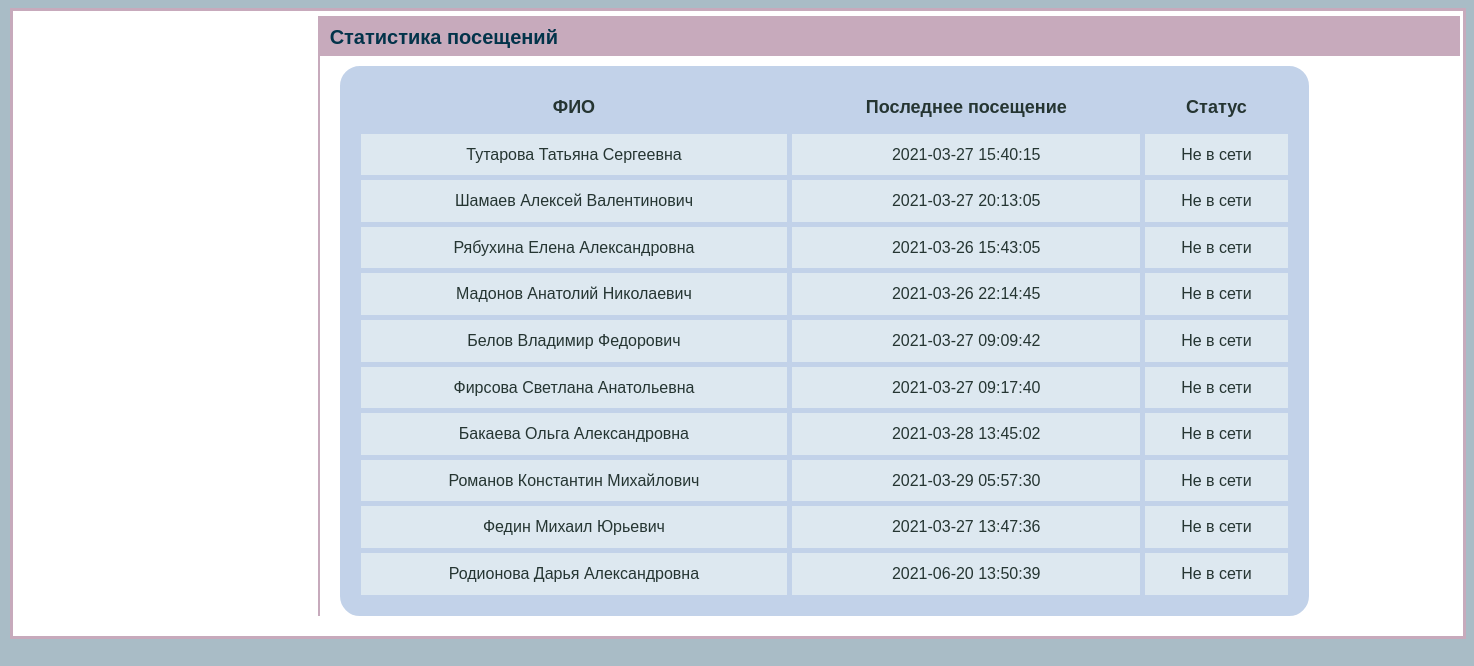
The app's page /static_online.php with its own data.
### tables this page shows
CREATE TABLE `online` (
  `id` int NOT NULL,
  `id_customer` int NOT NULL,
  `lastvisit` int NOT NULL,
  `online_users` int NOT NULL
);

CREATE TABLE `customers` (
  `customer_id` int NOT NULL,
  `login` varchar(80) NOT NULL,
  `password` varchar(80) NOT NULL,
  `status` int NOT NULL,
  `FIO` varchar(100) NOT NULL,
  `happyDate` date NOT NULL,
  `img` varchar(100) NOT NULL
);

### static_online.php (the view, shortened to what this page needs)
<?php
require 'online.php';
?>
    <!DOCTYPE html>
    <html lang="ru">
    <head>
        <link href="css/style.css" rel="stylesheet" type="text/css" />
    </head>
    <body>
    <div id="block-body_1">
        <div id="block-content">
            <div id="block-parameters">
                <p id="title-page" >Статистика посещений</p>
            </div>
            <table>
                <tr><th>ФИО</th><th>Последнее посещение</th><th>Статус</th></tr>
                <?php
                $result = mysqli_query($conn, "SELECT * FROM online");
                If (mysqli_num_rows($result) > 0) {
                    while($row = mysqli_fetch_assoc($result)) {
                        $data[] = $row;
                    }
                    for ($j = 0; $j < count($data); $j++){
                        $id_pol = $data[$j]["id_customer"];
                        $result_1 = mysqli_query($conn, "SELECT * FROM customers where customer_id = '$id_pol'");
                        If (mysqli_num_rows($result_1) > 0){
                            $row_1 = mysqli_fetch_array($result_1);
                        }
                        $time = date('Y-m-d H:i:s', $data[$j]["lastvisit"]);
                        $time_now_5 = (time() - (300));
                        if (($data[$j]["lastvisit"] > $time_now_5) || $data[$j]["online_users"] == 1){
                            if ($data[$j]["online_users"] == 1){
                                $stat = "Онлайн";
                            }
                        }
                        elseif ($data[$j]["lastvisit"] < $time_now_5){
                            if ($data[$j]["online_users"] == 0){
                                $stat = "Не в сети ";
                            }
                        }
                        echo '<tr><td>'.$row_1["FIO"].'</td><td>'.$time.'</td><td>'.$stat.'</td></tr>';
                    }
                }
                ?>
            </table>
        </div>
    </div>
    </body>
    </html>

### css/style.css (style rules this page uses)
body { width: 99%; height: auto; color: #000000; background-color: #a9bcc6; background-size: cover; font-family: "Segoe UI", sans-serif; line-height: 135%; }
#block-body_1 { width: 1450px; height: auto; margin: 5px auto; background-color: white; border: 3px solid #c7aabc; }
#block-content { width: 1140px; min-height: 500px; height: auto; margin-left: 305px; margin-top: 5px; margin-bottom: 20px; border-left: 2px solid #c7aabc; overflow:auto }
#block-parameters { width: 1140px; height: 40px; background-color: #c7aabc; }
#title-page { font: 20px sans-serif; font-weight: bold; margin-top: 10px; margin-left: 10px; position: absolute; color: #02334a; }
#block-content table { font-family: "Lucida Sans Unicode", "Lucida Grande", Sans-Serif; text-align: center; border-collapse: separate; border-spacing: 5px; background: #c2d2e9; color: #253532; border: 16px solid #c2d2e9; border-radius: 20px; margin-left: 20px; margin-top: 10px; width: 85%; }
#block-content th { font-size: 18px; padding: 10px; }
#block-content td { background: #dde8f0; padding: 10px; }
#block-content_1 th, td { padding: 10px 15px; }
#block-top-call th, td { padding: 10px 15px; }
#block-table-report th, td { padding:15px 25px 15px; text-align:center; font-size: 16px; }

### records on screen
online: id_customer.FIO "Тутарова Татьяна Сергеевна", lastvisit "2021-03-27 15:40:15", online_users "Не в сети"
online: id_customer.FIO "Шамаев Алексей Валентинович", lastvisit "2021-03-27 20:13:05", online_users "Не в сети"
online: id_customer.FIO "Рябухина Елена Александровна", lastvisit "2021-03-26 15:43:05", online_users "Не в сети"
online: id_customer.FIO "Мадонов Анатолий Николаевич", lastvisit "2021-03-26 22:14:45", online_users "Не в сети"
online: id_customer.FIO "Белов Владимир Федорович", lastvisit "2021-03-27 09:09:42", online_users "Не в сети"
online: id_customer.FIO "Фирсова Светлана Анатольевна", lastvisit "2021-03-27 09:17:40", online_users "Не в сети"
online: id_customer.FIO "Бакаева Ольга Александровна", lastvisit "2021-03-28 13:45:02", online_users "Не в сети"
online: id_customer.FIO "Романов Константин Михайлович", lastvisit "2021-03-29 05:57:30", online_users "Не в сети"
online: id_customer.FIO "Федин Михаил Юрьевич", lastvisit "2021-03-27 13:47:36", online_users "Не в сети"
online: id_customer.FIO "Родионова Дарья Александровна", lastvisit "2021-06-20 13:50:39", online_users "Не в сети"
